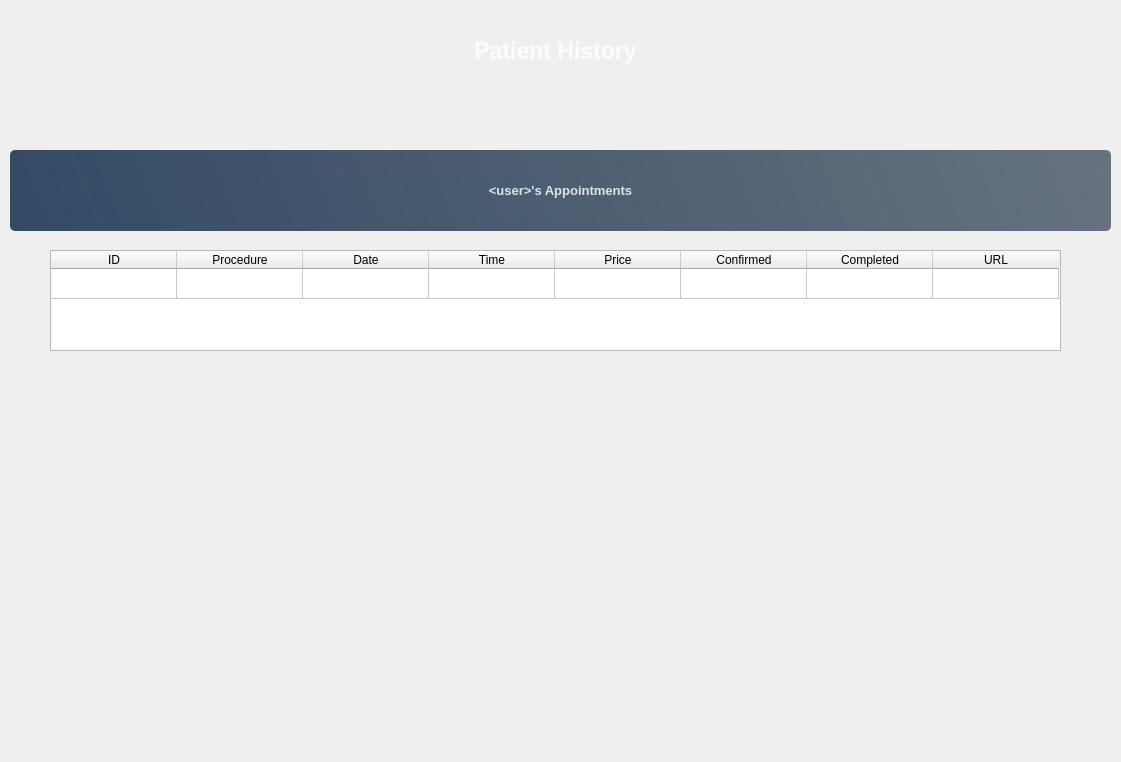
<?xml version="1.0" encoding="UTF-8"?>
<ui version="4.0">
 <class>Form</class>
 <widget class="QWidget" name="Form">
  <property name="geometry">
   <rect>
    <x>0</x>
    <y>0</y>
    <width>1121</width>
    <height>762</height>
   </rect>
  </property>
  <property name="windowTitle">
   <string>Form</string>
  </property>
  <widget class="QWidget" name="widget" native="true">
   <property name="geometry">
    <rect>
     <x>0</x>
     <y>0</y>
     <width>1121</width>
     <height>761</height>
    </rect>
   </property>
   <widget class="QWidget" name="widget_2" native="true">
    <property name="geometry">
     <rect>
      <x>0</x>
      <y>0</y>
      <width>1121</width>
      <height>761</height>
     </rect>
    </property>
    <property name="styleSheet">
     <string notr="true">border-image: url(:/newPrefix/images/app_bg.jpg);</string>
    </property>
    <widget class="QLabel" name="label">
     <property name="geometry">
      <rect>
       <x>10</x>
       <y>10</y>
       <width>91</width>
       <height>91</height>
      </rect>
     </property>
     <property name="styleSheet">
      <string notr="true">border-image: url(:/newPrefix/images/od_logo.png);</string>
     </property>
     <property name="text">
      <string/>
     </property>
    </widget>
    <widget class="QLabel" name="label_2">
     <property name="geometry">
      <rect>
       <x>10</x>
       <y>10</y>
       <width>1091</width>
       <height>81</height>
      </rect>
     </property>
     <property name="font">
      <font>
       <pointsize>17</pointsize>
       <weight>75</weight>
       <bold>true</bold>
      </font>
     </property>
     <property name="styleSheet">
      <string notr="true">border-image: none;
color: rgba(255, 255, 255, 210);</string>
     </property>
     <property name="text">
      <string>Patient History</string>
     </property>
     <property name="alignment">
      <set>Qt::AlignCenter</set>
     </property>
    </widget>
    <widget class="QPushButton" name="scheduleButton">
     <property name="geometry">
      <rect>
       <x>10</x>
       <y>150</y>
       <width>1101</width>
       <height>81</height>
      </rect>
     </property>
     <property name="font">
      <font>
       <pointsize>10</pointsize>
       <weight>75</weight>
       <bold>true</bold>
      </font>
     </property>
     <property name="cursor">
      <cursorShape>PointingHandCursor</cursorShape>
     </property>
     <property name="styleSheet">
      <string notr="true">QPushButton#scheduleButton{
	border-image: none;
	background-color: qlineargradient(spread:pad,x1:0, y1:0.505682, x2:1, y2:0.477, stop:0 rgba(20, 47, 78, 219), stop:1 rgba(85, 98, 112, 226));
	color: rgba(255, 255, 255, 210);
	border-radius: 5px;	
}
QPushButton#scheduleButton:hover{	
	background-color: qlineargradient(spread:pad,x1:0, y1:0.505682, x2:1, y2:0.477, stop:0 rgba(40, 67, 98, 219), stop:1 rgba(105, 118, 132, 226));
}
QPushButton#scheduleButton:pressed{
	padding-left:5px;
	padding-top:5px;
	background-color: rgba(105, 118, 132, 200);
}
</string>
     </property>
     <property name="text">
      <string>&lt;user&gt;'s Appointments</string>
     </property>
    </widget>
    <widget class="QTableWidget" name="tableWidget">
     <property name="geometry">
      <rect>
       <x>50</x>
       <y>250</y>
       <width>1011</width>
       <height>101</height>
      </rect>
     </property>
     <property name="styleSheet">
      <string notr="true">border-image: none;</string>
     </property>
     <property name="rowCount">
      <number>1</number>
     </property>
     <property name="columnCount">
      <number>8</number>
     </property>
     <attribute name="horizontalHeaderVisible">
      <bool>true</bool>
     </attribute>
     <attribute name="horizontalHeaderCascadingSectionResizes">
      <bool>false</bool>
     </attribute>
     <attribute name="horizontalHeaderMinimumSectionSize">
      <number>49</number>
     </attribute>
     <attribute name="horizontalHeaderDefaultSectionSize">
      <number>126</number>
     </attribute>
     <attribute name="horizontalHeaderHighlightSections">
      <bool>true</bool>
     </attribute>
     <attribute name="horizontalHeaderShowSortIndicator" stdset="0">
      <bool>false</bool>
     </attribute>
     <attribute name="horizontalHeaderStretchLastSection">
      <bool>false</bool>
     </attribute>
     <attribute name="verticalHeaderVisible">
      <bool>false</bool>
     </attribute>
     <attribute name="verticalHeaderHighlightSections">
      <bool>true</bool>
     </attribute>
     <row/>
     <column>
      <property name="text">
       <string>ID</string>
      </property>
     </column>
     <column>
      <property name="text">
       <string>Procedure</string>
      </property>
     </column>
     <column>
      <property name="text">
       <string>Date</string>
      </property>
     </column>
     <column>
      <property name="text">
       <string>Time</string>
      </property>
     </column>
     <column>
      <property name="text">
       <string>Price</string>
      </property>
     </column>
     <column>
      <property name="text">
       <string>Confirmed</string>
      </property>
     </column>
     <column>
      <property name="text">
       <string>Completed</string>
      </property>
     </column>
     <column>
      <property name="text">
       <string>URL</string>
      </property>
     </column>
    </widget>
   </widget>
  </widget>
 </widget>
 <resources>
  <include location="../res.qrc"/>
 </resources>
 <connections/>
</ui>
